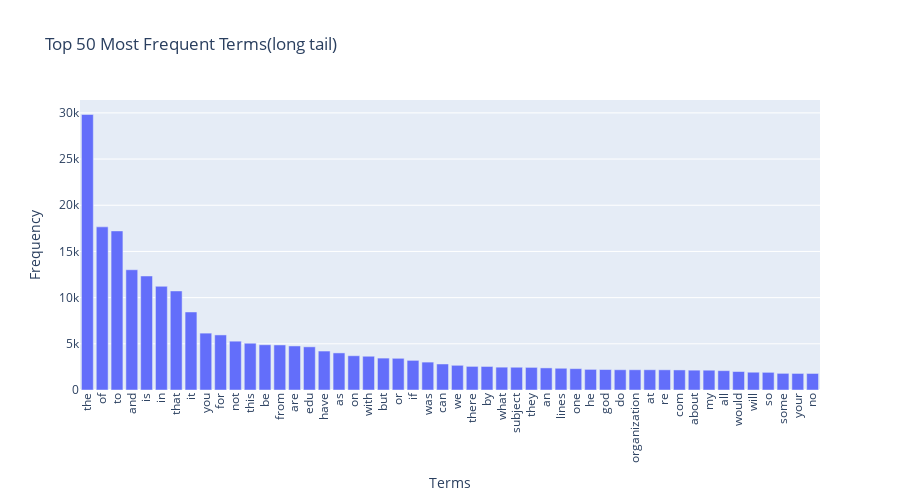

The code cell stored with this chart in its notebook:
### Markdown cell above
### >>> **Exercise 14 (take home):** 
Additionally, you can attempt to sort the terms on the `x-axis` by frequency instead of in alphabetical order. This way the visualization is more meaninfgul and you will be able to observe the so called [long tail](https://en.wikipedia.org/wiki/Long_tail) (get familiar with this term since it will appear a lot in data mining and other statistics courses).

### Code cell
# Define the number of terms to visualize
top_n = 50  # Adjust as needed to balance performance and clarity

# Get indices of top N terms by frequency
top_indices = np.argsort(term_frequencies)[-top_n:][::-1]
top_terms = count_vect.get_feature_names_out()[top_indices]
top_frequencies = term_frequencies[top_indices]

# Plot with Plotly
fig = px.bar(
    x=top_terms,
    y=top_frequencies,
    labels={'x': 'Terms', 'y': 'Frequency'},
    title=f"Top {top_n} Most Frequent Terms(long tail)"
)
fig.update_layout(xaxis_tickangle=-90, width=900, height=500)
fig.show()

### Figure 1 — Plotly figure (JSON) as saved in the notebook; plotly's stock layout.template omitted (floating-point values rounded to 4 significant figures)
{"data": [{"alignmentgroup": "True", "hovertemplate": "Terms=%{x}<br>Frequency=%{y}<extra></extra>", "legendgroup": "", "marker": {"color": "#636efa", "pattern": {"shape": ""}}, "name": "", "offsetgroup": "", "orientation": "v", "showlegend": false, "textposition": "auto", "type": "bar", "x": ["the", "of", "to", "and", "is", "in", "that", "it", "you", "for", "not", "this", "be", "from", "are", "edu", "have", "as", "on", "with", "but", "or", "if", "was", "can", "we", "there", "by", "what", "subject", "they", "an", "lines", "one", "he", "god", "do", "organization", "at", "re", "com", "about", "my", "all", "would", "will", "so", "some", "your", "no"], "xaxis": "x", "y": [29825, 17660, 17222, 13017, 12343, 11226, 10723, 8447, 6157, 5962, 5285, 5063, 4898, 4877, 4769, 4675, 4218, 4015, 3709, 3655, 3453, 3432, 3208, 3020, 2818, 2674, 2556, 2548, 2472, 2464, 2448, 2393, 2353, 2312, 2232, 2216, 2193, 2192, 2191, 2186, 2172, 2148, 2143, 2093, 2000, 1925, 1912, 1802, 1793, 1791], "yaxis": "y"}], "layout": {"barmode": "relative", "height": 500, "legend": {"tracegroupgap": 0}, "title": {"text": "Top 50 Most Frequent Terms(long tail)"}, "width": 900, "xaxis": {"anchor": "y", "autorange": true, "domain": [0, 1], "range": [-0.5, 49.5], "tickangle": -90, "title": {"text": "Terms"}, "type": "category"}, "yaxis": {"anchor": "x", "autorange": true, "domain": [0, 1], "range": [0, 31390.0], "title": {"text": "Frequency"}, "type": "linear"}}}
